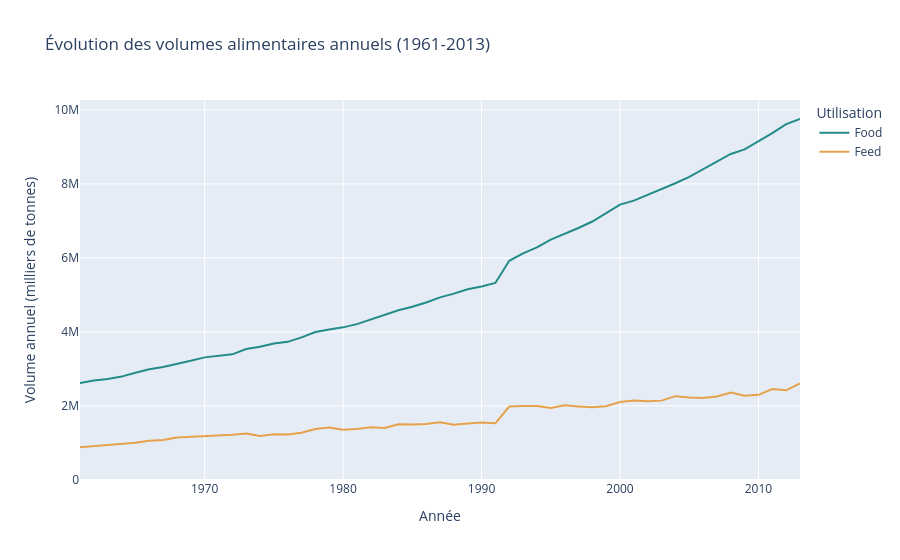

Notebook code for this chart:
### Markdown cell above
## 3. Évolution des volumes alimentaires absolus

Après avoir étudié les proportions annuelles de `Food` et `Feed`, nous allons analyser l'évolution des quantités absolues.

L'objectif est de déterminer si les volumes alimentaires ont augmenté ou diminué entre 1961 et 2013, indépendamment de leur part relative.

### Code cell
# Préparer les volumes annuels pour Plotly
data_volumes = volumes_annuels.reset_index().melt(
    id_vars="Year",
    value_vars=["Food", "Feed"],
    var_name="Usage",
    value_name="Volume"
)

# Créer le graphique
fig = px.line(
    data_volumes,
    x="Year",
    y="Volume",
    color="Usage",
    title="Évolution des volumes alimentaires annuels (1961-2013)",
    labels={
        "Year": "Année",
        "Volume": "Volume annuel (milliers de tonnes)",
        "Usage": "Utilisation"
    },
    color_discrete_map={
        "Food": "#238C88",
        "Feed": "#E6A24A"
    }
)

fig.update_layout(
    hovermode="x unified",
    yaxis=dict(rangemode="tozero")
)

fig.show()

### Figure 1 — Plotly figure (JSON) as saved in the notebook; plotly's stock layout.template omitted (floating-point values rounded to 4 significant figures)
{"data": [{"hovertemplate": "Utilisation=Food<br>Année=%{x}<br>Volume annuel (milliers de tonnes)=%{y}<extra></extra>", "legendgroup": "Food", "line": {"color": "#238C88", "dash": "solid"}, "marker": {"symbol": "circle"}, "mode": "lines", "name": "Food", "orientation": "v", "showlegend": true, "type": "scatter", "x": [1961, 1962, 1963, 1964, 1965, 1966, 1967, 1968, 1969, 1970, 1971, 1972, 1973, 1974, 1975, 1976, 1977, 1978, 1979, 1980, 1981, 1982, 1983, 1984, 1985, 1986, 1987, 1988, 1989, 1990, 1991, 1992, 1993, 1994, 1995, 1996, 1997, 1998, 1999, 2000, 2001, 2002, 2003, 2004, 2005, 2006, 2007, 2008, 2009, 2010, 2011, 2012, 2013], "xaxis": "x", "y": [2618000.0, 2688000.0, 2731000.0, 2793000.0, 2896000.0, 2991000.0, 3053000.0, 3131000.0, 3220000.0, 3313000.0, 3357000.0, 3395000.0, 3539000.0, 3602000.0, 3686000.0, 3732000.0, 3853000.0, 3998000.0, 4068000.0, 4124000.0, 4211000.0, 4332000.0, 4457000.0, 4585000.0, 4680000.0, 4796000.0, 4934000.0, 5034000.0, 5155000.0, 5228000.0, 5323000.0, 5923000.0, 6121000.0, 6286000.0, 6494000.0, 6646000.0, 6808000.0, 6983000.0, 7220000.0, 7440000.0, 7547000.0, 7704000.0, 7843000.0, 8018000.0, 8188000.0, 8392000.0, 8614000.0, 8809000.0, 8932000.0, 9144000.0, 9372000.0, 9616000.0, 9753000.0], "yaxis": "y"}, {"hovertemplate": "Utilisation=Feed<br>Année=%{x}<br>Volume annuel (milliers de tonnes)=%{y}<extra></extra>", "legendgroup": "Feed", "line": {"color": "#E6A24A", "dash": "solid"}, "marker": {"symbol": "circle"}, "mode": "lines", "name": "Feed", "orientation": "v", "showlegend": true, "type": "scatter", "x": [1961, 1962, 1963, 1964, 1965, 1966, 1967, 1968, 1969, 1970, 1971, 1972, 1973, 1974, 1975, 1976, 1977, 1978, 1979, 1980, 1981, 1982, 1983, 1984, 1985, 1986, 1987, 1988, 1989, 1990, 1991, 1992, 1993, 1994, 1995, 1996, 1997, 1998, 1999, 2000, 2001, 2002, 2003, 2004, 2005, 2006, 2007, 2008, 2009, 2010, 2011, 2012, 2013], "xaxis": "x", "y": [884300.0, 913200.0, 954900.0, 972300.0, 1007000.0, 1063000.0, 1080000.0, 1146000.0, 1163000.0, 1176000.0, 1203000.0, 1223000.0, 1256000.0, 1190000.0, 1237000.0, 1229000.0, 1276000.0, 1380000.0, 1418000.0, 1359000.0, 1379000.0, 1426000.0, 1408000.0, 1506000.0, 1497000.0, 1514000.0, 1558000.0, 1495000.0, 1524000.0, 1553000.0, 1531000.0, 1986000.0, 2002000.0, 2000000.0, 1946000.0, 2018000.0, 1989000.0, 1965000.0, 1995000.0, 2105000.0, 2145000.0, 2130000.0, 2144000.0, 2265000.0, 2232000.0, 2216000.0, 2254000.0, 2366000.0, 2279000.0, 2301000.0, 2456000.0, 2423000.0, 2609000.0], "yaxis": "y"}], "layout": {"hovermode": "x unified", "legend": {"title": {"text": "Utilisation"}, "tracegroupgap": 0}, "title": {"text": "Évolution des volumes alimentaires annuels (1961-2013)"}, "xaxis": {"anchor": "y", "domain": [0, 1], "title": {"text": "Année"}}, "yaxis": {"anchor": "x", "domain": [0, 1], "rangemode": "tozero", "title": {"text": "Volume annuel (milliers de tonnes)"}}}}
